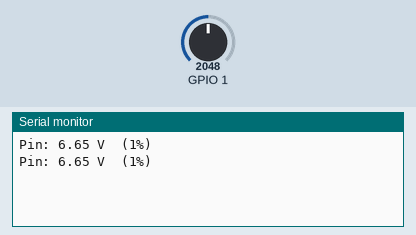
Simulated run of this sketch. Board: ESP32. On the bench: the last lines printed to the serial monitor. The test bench sets the inputs (shaded band); at power-on: GPIO 1 = 2048.

Above: at 1.2 s.
1.3 s: GPIO 1 set to 2866
At 2.6 s:
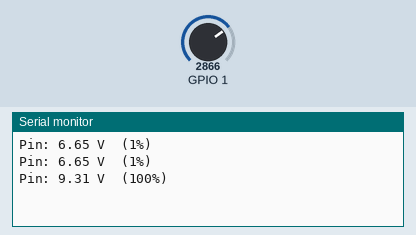
2.8 s: GPIO 1 set to 3603
At 3.8 s:
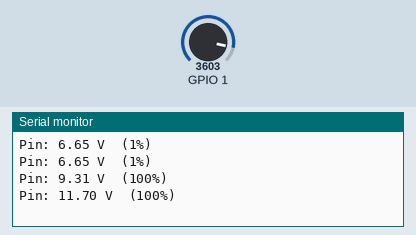
Timing chart, 0 to 5.8 s (numbered marks = the images above; inputs shaded):
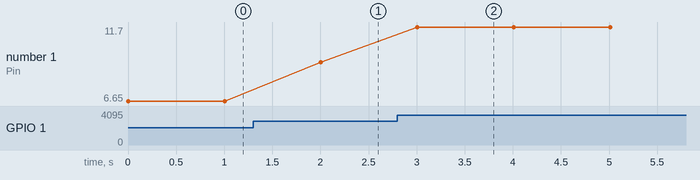

Measured:
- after the input at 1.3 s, the serial monitor: prints a new line after 0.71 s (image 1)
- after the input at 2.8 s, the serial monitor: prints a new line after 0.21 s (image 2)
- plotted number 1: 6.65 → 9.31 after the input at 1.3 s, 9.31 → 11.7 after the input at 2.8 s

The sketch:

p1_6_battery.ino
```cpp
// Bước 6: đo pin 2S trên GPIO1. So sánh với đồng hồ vạn năng, lệch thì chỉnh BATT_DIVIDER_RATIO trong pins.h.
#include <RobotBattery.h>

void setup() { Serial.begin(115200); }

void loop() {
  float v = RobotBattery::volts();
  Serial.printf("Pin: %.2f V  (%d%%)\n", v, RobotBattery::percent(v));
  delay(1000);
}
```
